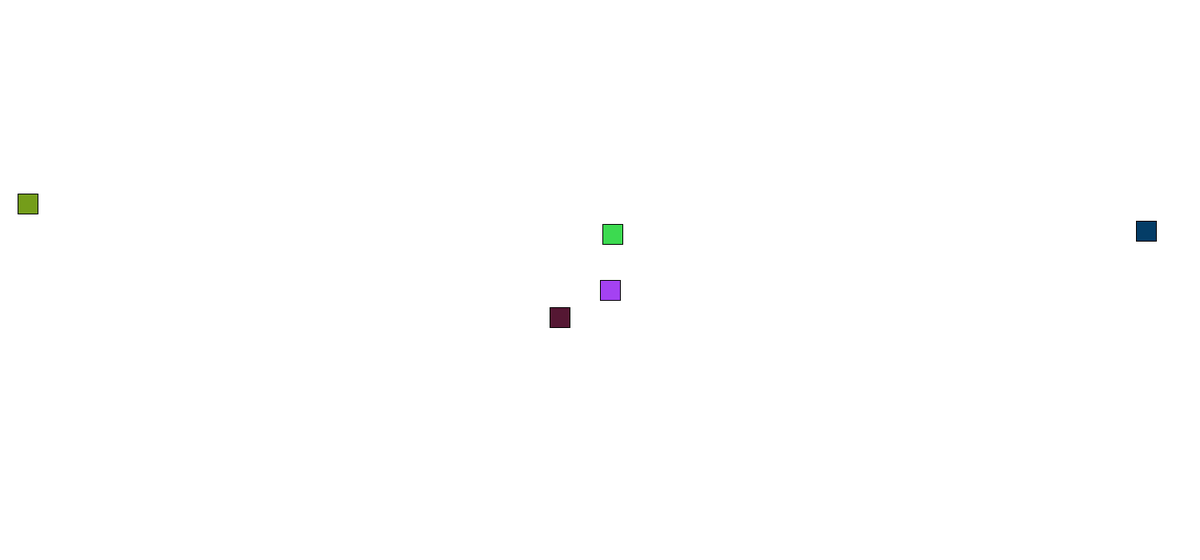
Frame 1 (no input)
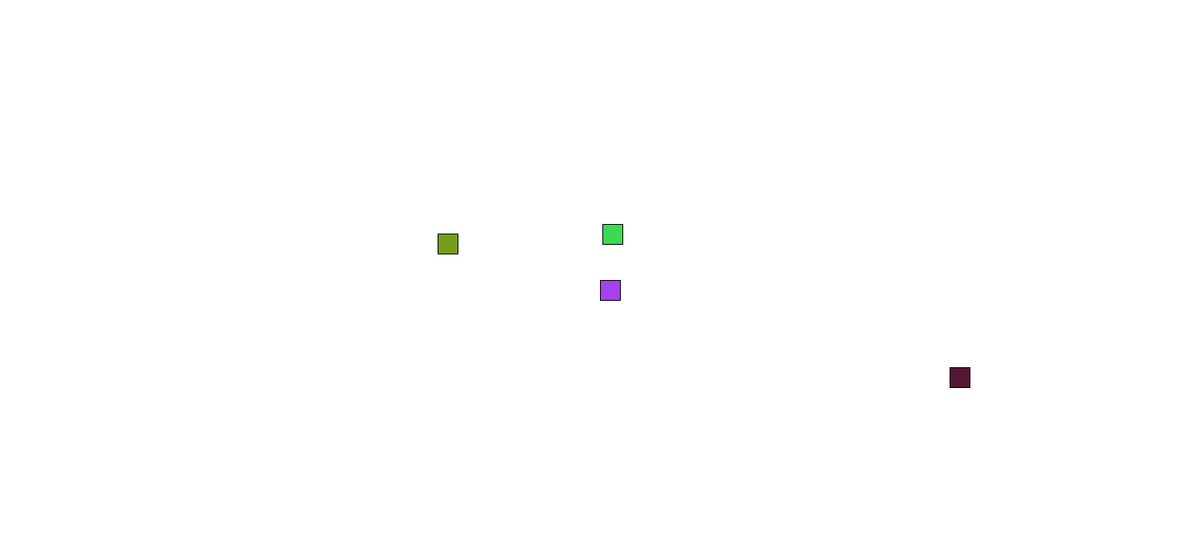
Frame 60 (the mouse pressed at the canvas centre just before this capture)
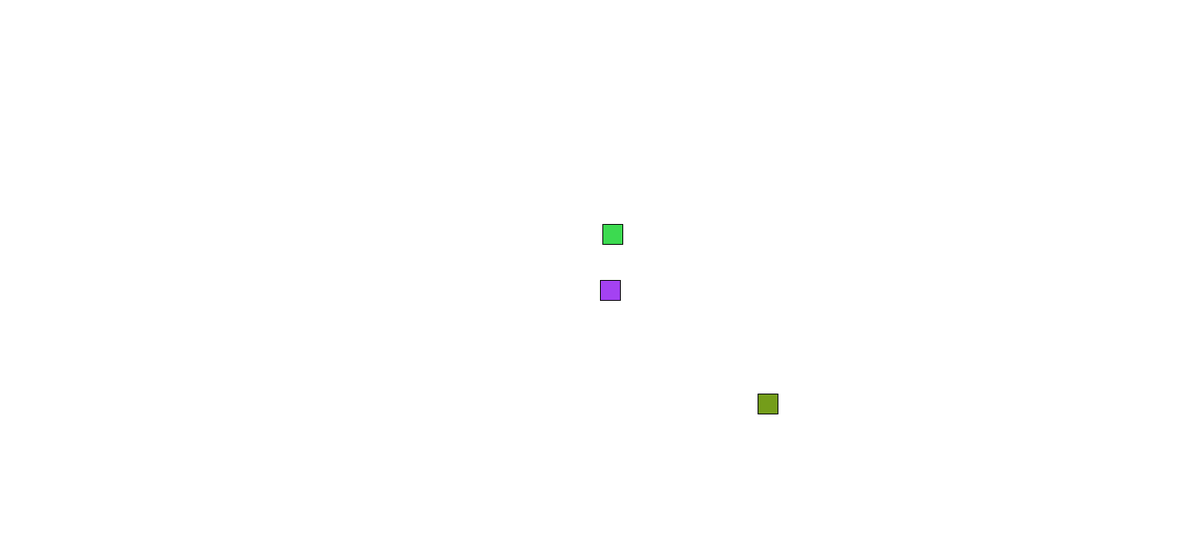
Frame 120 (the mouse held since frame 60 and released just before this capture)

The Processing sketch that drew these frames (run headless with seeded random() and noise(); from frame 60 on, the mouse is pressed at the canvas centre):

// Processing sketch: WalkerDemo
// ── WalkerDemo.pde
// Walker Demo
// Intro to keyboard input for movement
Walker joe, jane, sally, tim, sandra;

void setup() {
    background(255);
    size(1500,700);
    joe = new Walker(width/2, height/2, false);
    jane = new Walker(width/2+3, height/2-70, false);

    //npcs
    sally = new Walker((int)random(0,width), (int)random(0,height), true);
    tim = new Walker((int)random(0,width), (int)random(0,height), true);
    sandra = new Walker((int)random(0,width), (int)random(0,height), true);
}

void draw() {
    background(255);
    jane.display();
    joe.display();
    sally.display();
    sally.move(0);
    sandra.display();
    sandra.move(0);
    tim.display();
    tim.move(0);

}

void mousePressed(){

}

void keyPressed() {
    //for arrows; use keyCode and UP, DOWN, ENTER, etc....
    //For ACSII char's, use "key' and 'a', 'w', etc....

//joe / arrow key input
    if (keyCode == UP){
        joe.move(0);
    }
    else if (keyCode == RIGHT) {
        joe.move(1);
    }
    else if (keyCode == DOWN) {
        joe.move(2);
    }
    else if (keyCode == LEFT) {
        joe.move(3);
    }

    //wasd jane input
    if (key == 'w'){
        jane.move(0);
    }
    else if (key == 'd') {
        jane.move(1);
    }
    else if (key == 's') {
        jane.move(2);
    }
    else if (key == 'a') {
        jane.move(3);
    }
}

// ── Walker.pde
class Walker {
    int x,y; //position Variables
    int size;
    int speed;
    int cr,cg,cb;
    boolean npc; //is this a computer

    //constructor
    Walker(int tempx, int tempy, boolean tempnpc) {
        x = tempx;
        y = tempy;
        size = 25;
        speed = 25;
        npc = tempnpc; //if true, automate
        cr = (int)random(0,255);
        cg = (int)random(0,255);
        cb = (int)random(0,255);

    }

    void display() {
        fill(cr,cg,cb);
        //rect(xpos, ypos, width, height);
        rect(x, y, size, size);
    }
    // dir var --> 0 = up, 1 = right, 2 = down, 3 = left
    void move(int dir) {

        //computer movement randomizer
        if (npc) {
            dir = (int)random(0,3);
        }

        //UP
        if (dir == 0) {
            y = y - speed;
        }
        else if (dir == 1) {
            x = x+speed;
        }
        else if (dir == 2) {
            y = y + speed;
        }
        else if (dir == 3) {
            x = x - speed;
        }
        }
    }
